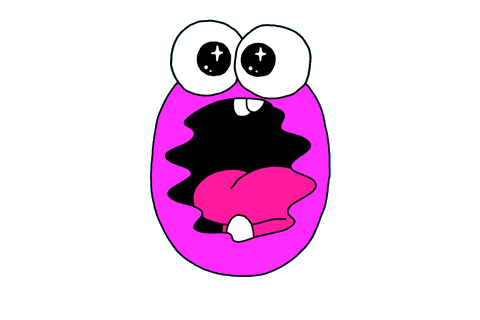
#> input picture Gifs/0.gif, 480 x 320 px; its folder holds only this picture in this run
$ python trim_gifs.py
#> lines starting #> are read from the running program, lines starting #| are printed output that depends on the picture
#!/usr/bin/env python3
"""
Trim transparent or uniform padding from GIFs in Gifs/ so digits sit close when displayed side by side.
Requires: pip install Pillow
Usage: python3 trim_gifs.py
"""
from pathlib import Path

try:
    from PIL import Image, ImageSequence
except ImportError:
    print("Please install Pillow: pip install Pillow")
    raise SystemExit(1)

GIFS_DIR = Path(__file__).parent / "Gifs"
DIGITS = "0123456789"


def trim_gif(path):
    """Trim one GIF in place by removing transparent/uniform borders. Keeps original palette and transparency."""
    img = Image.open(path)
#> img is the input picture: PIL image 480x320 P; mean R, G, B, A 42.7, 17.2, 39.6, 63.1
    n_frames = getattr(img, "n_frames", 1) or 1
#> n_frames = 2

    # Use RGBA only to compute bbox of non-transparent content; then crop the original P-mode image(s) so we keep palette and transparency
    rgba = img.convert("RGBA")
    bbox = rgba.getbbox()
#> bbox = (150, 19, 331, 277)
    if not bbox:
        return

    trans_index = img.info.get("transparency")
#> trans_index = 105

    if n_frames <= 1:
        out = img.crop(bbox)
        kwargs = {}
        if trans_index is not None:
            kwargs["transparency"] = trans_index
        out.save(path, "GIF", **kwargs)
        return

    # Animated: crop each frame in place (keep P mode and palette)
    frames = []
    durations = []
    for frame in ImageSequence.Iterator(img):
        f = frame.crop(bbox)
        frames.append(f)
        durations.append(frame.info.get("duration", 100))
#> this loop made 2 passes
#> pass 1, in trim_gif, `f = frame.crop(bbox)`:
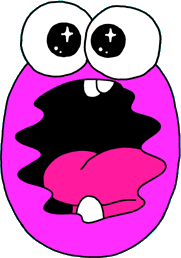
#> f: PIL image 181x258 P; mean R, G, B, A 140.3, 56.5, 130.3, 207.6; transparent parts drawn white
#> pass 2, in trim_gif, `f = frame.crop(bbox)`:
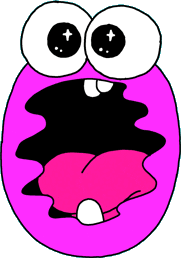
#> f: PIL image 181x258 RGBA; mean R, G, B, A 140, 56.3, 130.1, 207.7; transparent parts drawn white
#> after the loop, durations = [100, 100]; frames = 2 items
    loop = img.info.get("loop", 0)
#> loop = 0
    dur = durations[0] if durations else 100
#> dur = 100
    kwargs = {"save_all": True, "append_images": frames[1:], "duration": dur, "loop": loop}
    if trans_index is not None:
        kwargs["transparency"] = trans_index
    frames[0].save(path, "GIF", **kwargs)


def main():
    if not GIFS_DIR.is_dir():
        print("Gifs directory not found:", GIFS_DIR)
        return
    for d in DIGITS:
        path = GIFS_DIR / f"{d}.gif"
        if path.is_file():
            print("Trimming", path.name)
            try:
                trim_gif(path)
            except Exception as e:
                print("  Error:", e)
    print("Done.")


if __name__ == "__main__":
    main()
